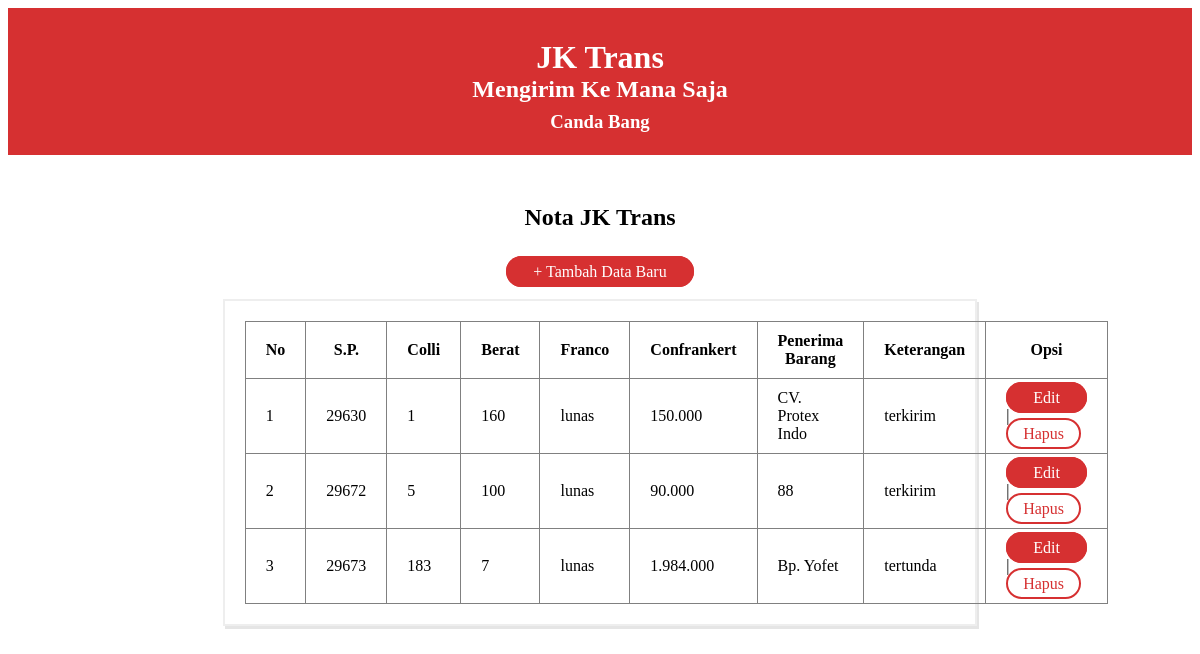
/nota.php, run on the app's committed database.
### tables this page shows
CREATE TABLE `tb_nota` (
  `id` int(11) NOT NULL,
  `sp` int(11) NOT NULL,
  `colli` int(10) NOT NULL,
  `berat` int(10) NOT NULL,
  `franco` varchar(50) NOT NULL,
  `confrankert` varchar(50) NOT NULL,
  `penerima` text NOT NULL,
  `keterangan` varchar(50) NOT NULL
);

### nota.php (the view, shortened to what this page needs)
<!DOCTYPE html>
<html lang="en">
<head>
    <link rel="stylesheet" href="style.css">
</head>
<body>
    <div class="judul">
        <h1>JK Trans</h1>
        <h2>Mengirim Ke Mana Saja</h2>
        <h3>Canda Bang</h3>
    </div>
    <br>
    <center>
    <h4>Nota JK Trans</h4>
<a href="input.php" class="btn">+ Tambah Data Baru</a><br><br>
<div class="bg-table">
    <table border="1" class="table">
        <tr>
            <th>No</th>
            <th>S.P.</th>
            <th>Colli</th>
            <th>Berat</th>
            <th>Franco</th>
            <th>Confrankert</th>
            <th>Penerima Barang</th>
            <th>Keterangan</th>
            <th>Opsi</th>
        </tr>
        <?php
            include 'koneksi.php';
            $query_mysql = mysqli_query($host, "SELECT * FROM tb_nota");
            $nomor = 1;
            while($data = mysqli_fetch_array($query_mysql)){
            ?>
            <tr>
                <td> <?php echo $nomor++; ?></td>
                <td> <?php echo $data['sp']; ?></td>
                <td> <?php echo $data['colli']; ?></td>
                <td> <?php echo $data['berat']; ?></td>
                <td> <?php echo $data['franco']; ?></td>
                <td> <?php echo $data['confrankert']; ?></td>
                <td> <?php echo $data['penerima']; ?></td>
                <td> <?php echo $data['keterangan']; ?></td>
                <td>
                <a class="btn" href=" edit.php?id=<?php echo $data['id']; ?>">Edit</a> |
                <a class="btn-x" href=" hapus.php?id=<?php echo $data['id']; ?>">Hapus</a>
                </td>
            </tr>
            <?php
            }
            ?>
    </table>
</div>
    </center>
</body>
</html>

### style.css (style rules this page uses)
body { font-family: 'nunito'; color: #000; }
.judul { background: #d63031; padding: 10px; text-align: center; }
.judul h1,h2,h3 { height: 15px; color: #fff; }
h4 { font-size: 24px; }
a { padding: 5px; text-decoration: none; }
.table { border-collapse: collapse; }
table.table tr th , table.table tr td { padding: 10px 20px ; }
.btn { background-color: #d63031; color: #fff; padding: 5px 25px; text-decoration: none; border-radius: 25px; border: 2px solid #d63031; cursor: pointer; }
.btn-x { background-color: #fff; color: #d63031; padding: 5px 15px; text-decoration: none; border-radius: 25px; border: 2px solid #d63031; }
.bg-table { border: 2px solid #eee; padding: 20px ; box-shadow: 2px 3px rgba(0, 0, 0,.1); width: 60%; }

### data on the page
tb_nota: sp "29630", colli "1", berat "160", franco "lunas", confrankert "150.000", penerima "CV. Protex Indo", keterangan "terkirim"
tb_nota: sp "29672", colli "5", berat "100", franco "lunas", confrankert "90.000", penerima "88", keterangan "terkirim"
tb_nota: sp "29673", colli "183", berat "7", franco "lunas", confrankert "1.984.000", penerima "Bp. Yofet", keterangan "tertunda"
